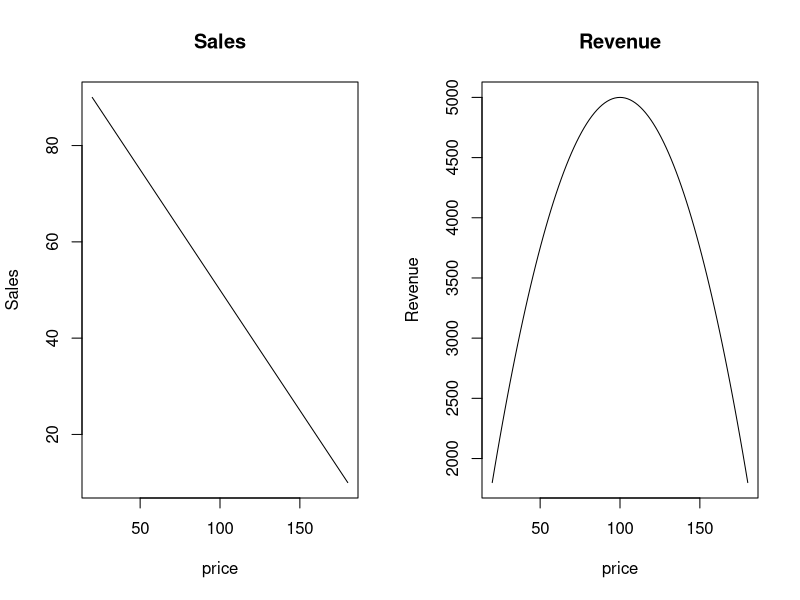
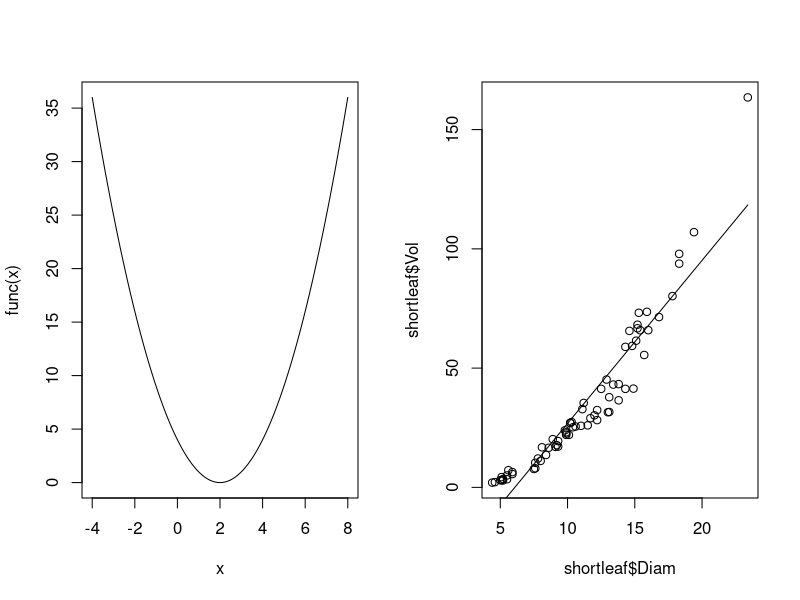
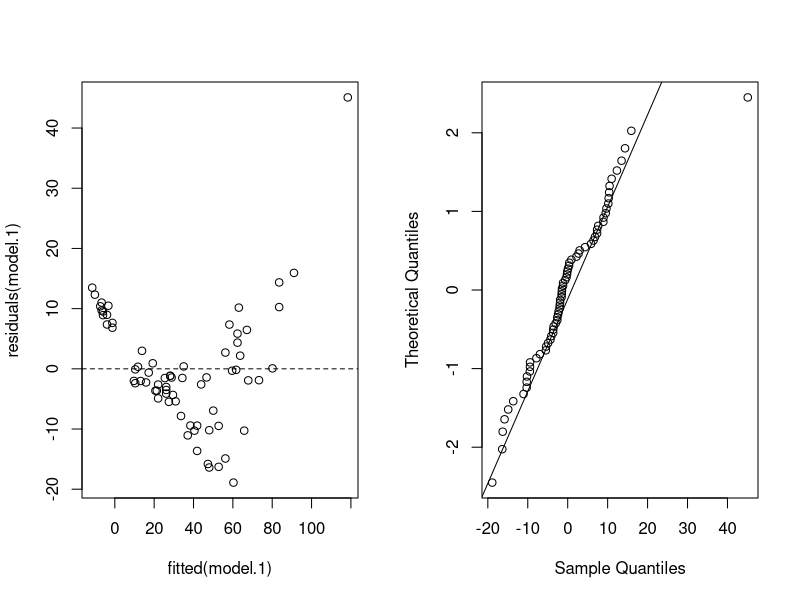
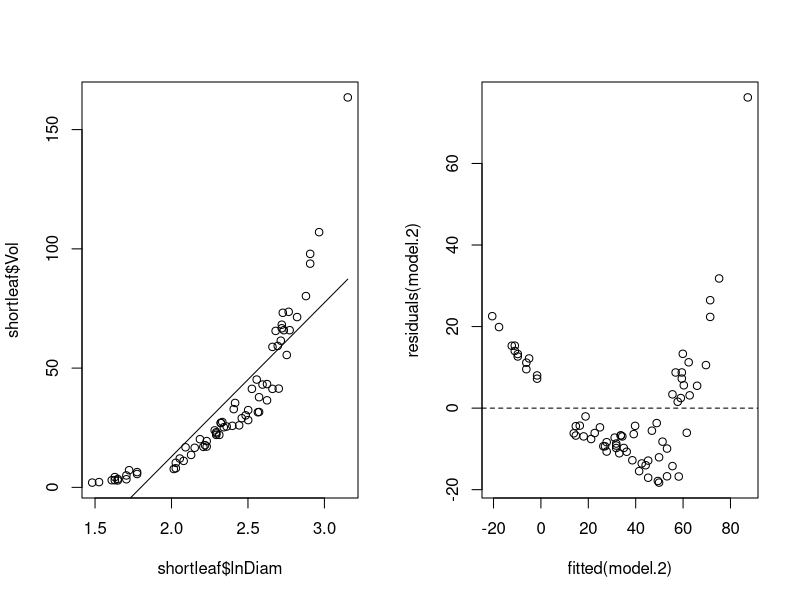
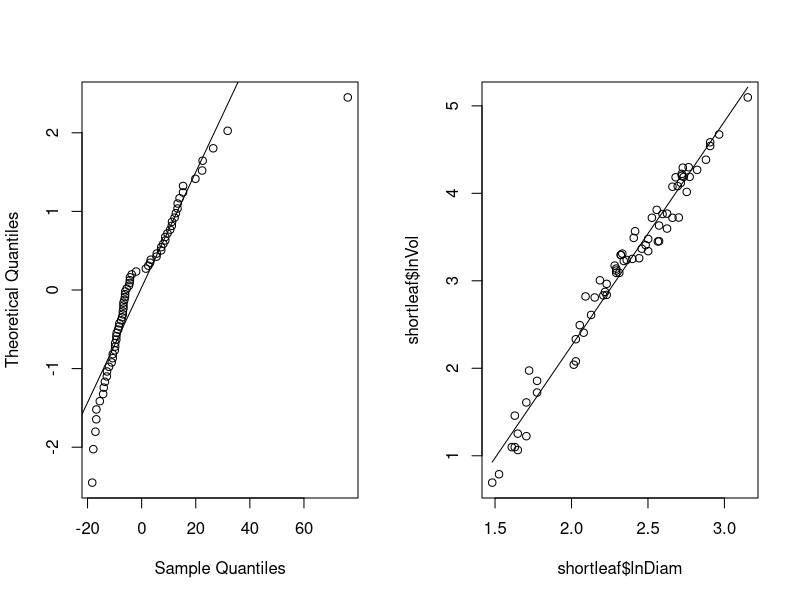
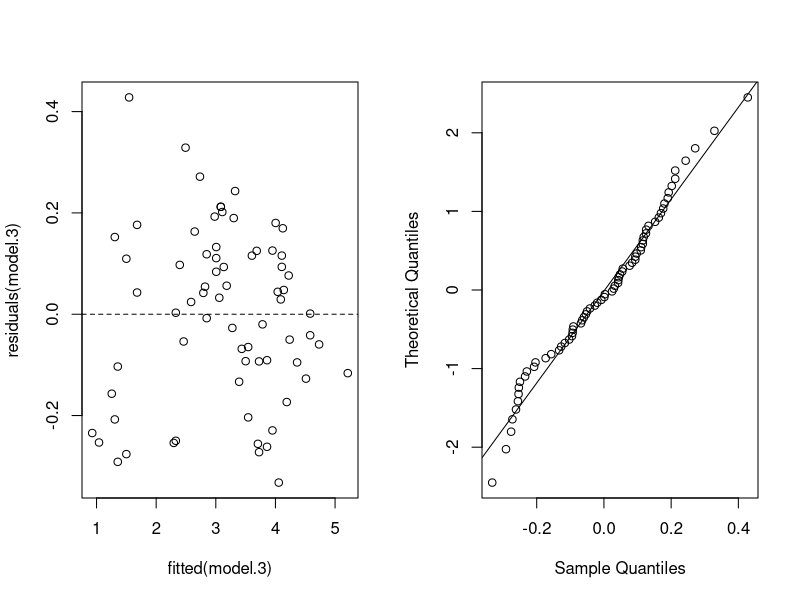

Recreate these plots in R, in order.
## ---- chunk 1
knitr::opts_chunk$set(echo = TRUE)
## ---- chunk 2
dfA <- data.frame (TreeId = c(1:6), Specie = c(rep ("Pine", 3), rep ("Spruce", 3)))
dfB <- data.frame (TreeId = c(2, 4, 6), DevelopmentClass = c(rep ("Young", 2),
                                                             rep ("Old", 1)))

print(dfA)
print(dfB)

## ---- chunk 3
merge(dfA, dfB, by = "TreeId") 
## ---- chunk 4
dfC <- data.frame (TreeID = c(1:6), Specie = c(rep ("Pine", 3), rep ("Spruce", 3)))
dfD <- data.frame (TreeId = c(2, 4, 6), DevelopmentClass = c(rep ("Young", 2),                                                            rep ("Old", 1)))

print(dfC)
print(dfD)

merge(dfC, dfD, by.x = "TreeID", by.y = "TreeId") 

## ---- chunk 5
merge(x = dfA, y = dfB, by = "TreeId", all = TRUE)
## ---- chunk 6
merge(x = dfA, y = dfB, by = "TreeId", all.x = TRUE)
## ---- chunk 7
merge(x = dfA, y = dfB, by = "TreeId", all.y = TRUE)
## ---- chunk 8
merge(x = dfA, y = dfB, by = NULL)
## ---- chunk 9
# These are the sales and revenue functions for one product 
sales <- function(price) {100 - 0.5 * price }
revenue <- function(price) {price * sales(price)}

# We can plot this functions to see how they behave
par(mfrow=c(1, 2))
curve(sales, from = 20, to = 180, xname = "price", ylab = "Sales", main = "Sales")
curve(revenue, from = 20, to = 180, xname = "price", ylab = "Revenue", main = "Revenue")
## ---- chunk 10
optimize(revenue, interval=c(20, 180), maximum=TRUE)
## ---- chunk 11

func <- function(x){
  return ( (x-2)^2 )}

# What is the value of the functions when x = -2
func(-2)

# plot the function
curve(func,-4,8) 

# you can find the minimum using again the optimize function
optimize (f = func, interval = c(-10, 10))

## ---- chunk 12
# Load the data
shortleaf <- read.table("Data/shortleaf.txt", header=T)
head(shortleaf)

# Lets transform the variable Diam
shortleaf$trans_diam <- (shortleaf$Diam)^3     #Raises Y to the power of 3
shortleaf$trans_diam <- (shortleaf$Diam)^(1/9) #Takes the ninth root of Y
shortleaf$trans_diam <- log(shortleaf$Diam)    #Takes the natural logarithm (ln) of Y
shortleaf$trans_diam <- log10(shortleaf$Diam)  #Takes the base-10 logarithm of Y
shortleaf$trans_diam <- exp(shortleaf$Diam)    #Raises the constant e to the power of Y
shortleaf$trans_diam <- abs(shortleaf$Diam)    #Finds the absolute value of Y
shortleaf$trans_diam <- sin(shortleaf$Diam)    #Calculates the sine of Y
shortleaf$trans_diam <- asin(shortleaf$Diam)   #Calculates the inverse sine (arcsine) of Y



## ---- chunk 13
model.1 <- lm(shortleaf$Vol ~ shortleaf$Diam)
summary(model.1)
## ---- chunk 14
plot(x = shortleaf$Diam, y = shortleaf$Vol,
     panel.last = lines(sort(shortleaf$Diam), fitted(model.1)[order(shortleaf$Diam)]))
## ---- chunk 15
plot(x = fitted(model.1), y = residuals(model.1),
     panel.last = abline(h=0, lty=2))
## ---- chunk 16
qqnorm(residuals(model.1), main="", datax=TRUE)
qqline(residuals(model.1), datax=TRUE)
## ---- chunk 17
shortleaf$lnDiam <- log(shortleaf$Diam)

model.2 <- lm(shortleaf$Vol ~ shortleaf$lnDiam)
summary(model.2)

plot(x=shortleaf$lnDiam, y=shortleaf$Vol,
     panel.last = lines(sort(shortleaf$lnDiam), fitted(model.2)[order(shortleaf$lnDiam)]))

plot(x=fitted(model.2), y=residuals(model.2),
     panel.last = abline(h=0, lty=2))

qqnorm(residuals(model.2), main="", datax=TRUE)
qqline(residuals(model.2), datax=TRUE)

## ---- chunk 18

shortleaf$lnVol <- log(shortleaf$Vol)
shortleaf$lnDiam <- log(shortleaf$Diam)

model.3 <- lm(shortleaf$lnVol ~ shortleaf$lnDiam)
summary(model.3)

plot(x = shortleaf$lnDiam, y = shortleaf$lnVol,
     panel.last = lines(sort(shortleaf$lnDiam), fitted(model.3)[order(shortleaf$lnDiam)]))

plot(x = fitted(model.3), y = residuals(model.3),
     panel.last = abline(h = 0, lty = 2))

qqnorm(residuals(model.3), main = "", datax = TRUE)
qqline(residuals(model.3), datax = TRUE)

#exp(predict(model.3, interval = "confidence", newdata = data.frame (lnDiam = log(10))))
